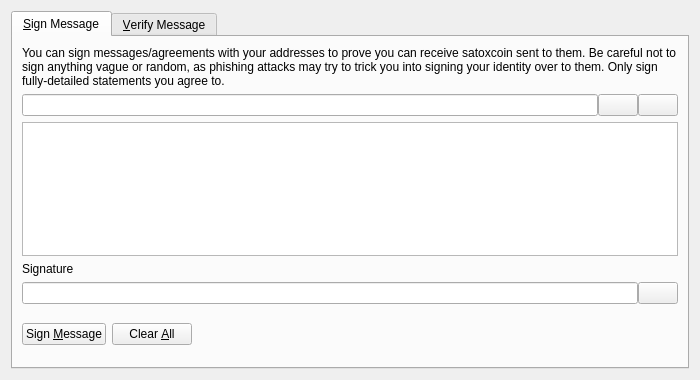
<?xml version="1.0" encoding="UTF-8"?>
<ui version="4.0">
 <class>SignVerifyMessageDialog</class>
 <widget class="QDialog" name="SignVerifyMessageDialog">
  <property name="geometry">
   <rect>
    <x>0</x>
    <y>0</y>
    <width>700</width>
    <height>380</height>
   </rect>
  </property>
  <property name="windowTitle">
   <string>Signatures - Sign / Verify a Message</string>
  </property>
  <property name="modal">
   <bool>true</bool>
  </property>
  <layout class="QVBoxLayout" name="verticalLayout">
   <item>
    <widget class="QTabWidget" name="tabWidget">
     <property name="currentIndex">
      <number>0</number>
     </property>
     <widget class="QWidget" name="tabSignMessage">
      <attribute name="title">
       <string>&amp;Sign Message</string>
      </attribute>
      <layout class="QVBoxLayout" name="verticalLayout_SM">
       <item>
        <widget class="QLabel" name="infoLabel_SM">
         <property name="text">
          <string>You can sign messages/agreements with your addresses to prove you can receive satoxcoin sent to them. Be careful not to sign anything vague or random, as phishing attacks may try to trick you into signing your identity over to them. Only sign fully-detailed statements you agree to.</string>
         </property>
         <property name="textFormat">
          <enum>Qt::PlainText</enum>
         </property>
         <property name="wordWrap">
          <bool>true</bool>
         </property>
        </widget>
       </item>
       <item>
        <layout class="QHBoxLayout" name="horizontalLayout_1_SM">
         <property name="spacing">
          <number>0</number>
         </property>
         <item>
          <widget class="QValidatedLineEdit" name="addressIn_SM">
           <property name="toolTip">
            <string>The satoxcoin address to sign the message with</string>
           </property>
          </widget>
         </item>
         <item>
          <widget class="QPushButton" name="addressBookButton_SM">
           <property name="toolTip">
            <string>Choose previously used address</string>
           </property>
           <property name="text">
            <string/>
           </property>
           <property name="icon">
            <iconset resource="../satoxcoin.qrc">
             <normaloff>:/icons/address-book</normaloff>:/icons/address-book</iconset>
           </property>
           <property name="shortcut">
            <string>Alt+A</string>
           </property>
           <property name="autoDefault">
            <bool>false</bool>
           </property>
          </widget>
         </item>
         <item>
          <widget class="QPushButton" name="pasteButton_SM">
           <property name="toolTip">
            <string>Paste address from clipboard</string>
           </property>
           <property name="text">
            <string/>
           </property>
           <property name="icon">
            <iconset resource="../satoxcoin.qrc">
             <normaloff>:/icons/editpaste</normaloff>:/icons/editpaste</iconset>
           </property>
           <property name="shortcut">
            <string>Alt+P</string>
           </property>
           <property name="autoDefault">
            <bool>false</bool>
           </property>
          </widget>
         </item>
        </layout>
       </item>
       <item>
        <widget class="QPlainTextEdit" name="messageIn_SM">
         <property name="toolTip">
          <string>Enter the message you want to sign here</string>
         </property>
        </widget>
       </item>
       <item>
        <widget class="QLabel" name="signatureLabel_SM">
         <property name="text">
          <string>Signature</string>
         </property>
         <property name="textFormat">
          <enum>Qt::PlainText</enum>
         </property>
        </widget>
       </item>
       <item>
        <layout class="QHBoxLayout" name="horizontalLayout_2_SM">
         <property name="spacing">
          <number>0</number>
         </property>
         <item>
          <widget class="QLineEdit" name="signatureOut_SM">
           <property name="font">
            <font>
             <italic>true</italic>
            </font>
           </property>
           <property name="readOnly">
            <bool>true</bool>
           </property>
          </widget>
         </item>
         <item>
          <widget class="QPushButton" name="copySignatureButton_SM">
           <property name="toolTip">
            <string>Copy the current signature to the system clipboard</string>
           </property>
           <property name="text">
            <string/>
           </property>
           <property name="icon">
            <iconset resource="../satoxcoin.qrc">
             <normaloff>:/icons/editcopy</normaloff>:/icons/editcopy</iconset>
           </property>
           <property name="autoDefault">
            <bool>false</bool>
           </property>
          </widget>
         </item>
        </layout>
       </item>
       <item>
        <layout class="QHBoxLayout" name="horizontalLayout_3_SM">
         <item>
          <widget class="QPushButton" name="signMessageButton_SM">
           <property name="toolTip">
            <string>Sign the message to prove you own this satoxcoin address</string>
           </property>
           <property name="text">
            <string>Sign &amp;Message</string>
           </property>
           <property name="icon">
            <iconset resource="../satoxcoin.qrc">
             <normaloff>:/icons/edit</normaloff>:/icons/edit</iconset>
           </property>
           <property name="autoDefault">
            <bool>false</bool>
           </property>
          </widget>
         </item>
         <item>
          <widget class="QPushButton" name="clearButton_SM">
           <property name="toolTip">
            <string>Reset all sign message fields</string>
           </property>
           <property name="text">
            <string>Clear &amp;All</string>
           </property>
           <property name="icon">
            <iconset resource="../satoxcoin.qrc">
             <normaloff>:/icons/remove</normaloff>:/icons/remove</iconset>
           </property>
           <property name="autoDefault">
            <bool>false</bool>
           </property>
          </widget>
         </item>
         <item>
          <spacer name="horizontalSpacer_1_SM">
           <property name="orientation">
            <enum>Qt::Horizontal</enum>
           </property>
           <property name="sizeHint" stdset="0">
            <size>
             <width>40</width>
             <height>48</height>
            </size>
           </property>
          </spacer>
         </item>
         <item>
          <widget class="QLabel" name="statusLabel_SM">
           <property name="font">
            <font>
             <weight>75</weight>
             <bold>true</bold>
            </font>
           </property>
           <property name="text">
            <string/>
           </property>
           <property name="wordWrap">
            <bool>true</bool>
           </property>
          </widget>
         </item>
         <item>
          <spacer name="horizontalSpacer_2_SM">
           <property name="orientation">
            <enum>Qt::Horizontal</enum>
           </property>
           <property name="sizeHint" stdset="0">
            <size>
             <width>40</width>
             <height>48</height>
            </size>
           </property>
          </spacer>
         </item>
        </layout>
       </item>
      </layout>
     </widget>
     <widget class="QWidget" name="tabVerifyMessage">
      <attribute name="title">
       <string>&amp;Verify Message</string>
      </attribute>
      <layout class="QVBoxLayout" name="verticalLayout_VM">
       <item>
        <widget class="QLabel" name="infoLabel_VM">
         <property name="text">
          <string>Enter the receiver's address, message (ensure you copy line breaks, spaces, tabs, etc. exactly) and signature below to verify the message. Be careful not to read more into the signature than what is in the signed message itself, to avoid being tricked by a man-in-the-middle attack. Note that this only proves the signing party receives with the address, it cannot prove sendership of any transaction!</string>
         </property>
         <property name="textFormat">
          <enum>Qt::PlainText</enum>
         </property>
         <property name="alignment">
          <set>Qt::AlignLeading|Qt::AlignLeft|Qt::AlignTop</set>
         </property>
         <property name="wordWrap">
          <bool>true</bool>
         </property>
        </widget>
       </item>
       <item>
        <layout class="QHBoxLayout" name="horizontalLayout_1_VM">
         <property name="spacing">
          <number>0</number>
         </property>
         <item>
          <widget class="QValidatedLineEdit" name="addressIn_VM">
           <property name="toolTip">
            <string>The satoxcoin address the message was signed with</string>
           </property>
          </widget>
         </item>
         <item>
          <widget class="QPushButton" name="addressBookButton_VM">
           <property name="toolTip">
            <string>Choose previously used address</string>
           </property>
           <property name="text">
            <string/>
           </property>
           <property name="icon">
            <iconset resource="../satoxcoin.qrc">
             <normaloff>:/icons/address-book</normaloff>:/icons/address-book</iconset>
           </property>
           <property name="shortcut">
            <string>Alt+A</string>
           </property>
           <property name="autoDefault">
            <bool>false</bool>
           </property>
          </widget>
         </item>
        </layout>
       </item>
       <item>
        <widget class="QPlainTextEdit" name="messageIn_VM"/>
       </item>
       <item>
        <widget class="QValidatedLineEdit" name="signatureIn_VM"/>
       </item>
       <item>
        <layout class="QHBoxLayout" name="horizontalLayout_2_VM">
         <item>
          <widget class="QPushButton" name="verifyMessageButton_VM">
           <property name="toolTip">
            <string>Verify the message to ensure it was signed with the specified satoxcoin address</string>
           </property>
           <property name="text">
            <string>Verify &amp;Message</string>
           </property>
           <property name="icon">
            <iconset resource="../satoxcoin.qrc">
             <normaloff>:/icons/transaction_0</normaloff>:/icons/transaction_0</iconset>
           </property>
           <property name="autoDefault">
            <bool>false</bool>
           </property>
          </widget>
         </item>
         <item>
          <widget class="QPushButton" name="clearButton_VM">
           <property name="toolTip">
            <string>Reset all verify message fields</string>
           </property>
           <property name="text">
            <string>Clear &amp;All</string>
           </property>
           <property name="icon">
            <iconset resource="../satoxcoin.qrc">
             <normaloff>:/icons/remove</normaloff>:/icons/remove</iconset>
           </property>
           <property name="autoDefault">
            <bool>false</bool>
           </property>
          </widget>
         </item>
         <item>
          <spacer name="horizontalSpacer_1_VM">
           <property name="orientation">
            <enum>Qt::Horizontal</enum>
           </property>
           <property name="sizeHint" stdset="0">
            <size>
             <width>40</width>
             <height>48</height>
            </size>
           </property>
          </spacer>
         </item>
         <item>
          <widget class="QLabel" name="statusLabel_VM">
           <property name="font">
            <font>
             <weight>75</weight>
             <bold>true</bold>
            </font>
           </property>
           <property name="text">
            <string/>
           </property>
           <property name="wordWrap">
            <bool>true</bool>
           </property>
          </widget>
         </item>
         <item>
          <spacer name="horizontalSpacer_2_VM">
           <property name="orientation">
            <enum>Qt::Horizontal</enum>
           </property>
           <property name="sizeHint" stdset="0">
            <size>
             <width>40</width>
             <height>48</height>
            </size>
           </property>
          </spacer>
         </item>
        </layout>
       </item>
      </layout>
     </widget>
    </widget>
   </item>
  </layout>
 </widget>
 <customwidgets>
  <customwidget>
   <class>QValidatedLineEdit</class>
   <extends>QLineEdit</extends>
   <header>qvalidatedlineedit.h</header>
  </customwidget>
 </customwidgets>
 <resources>
  <include location="../satoxcoin.qrc"/>
 </resources>
 <connections/>
</ui>
